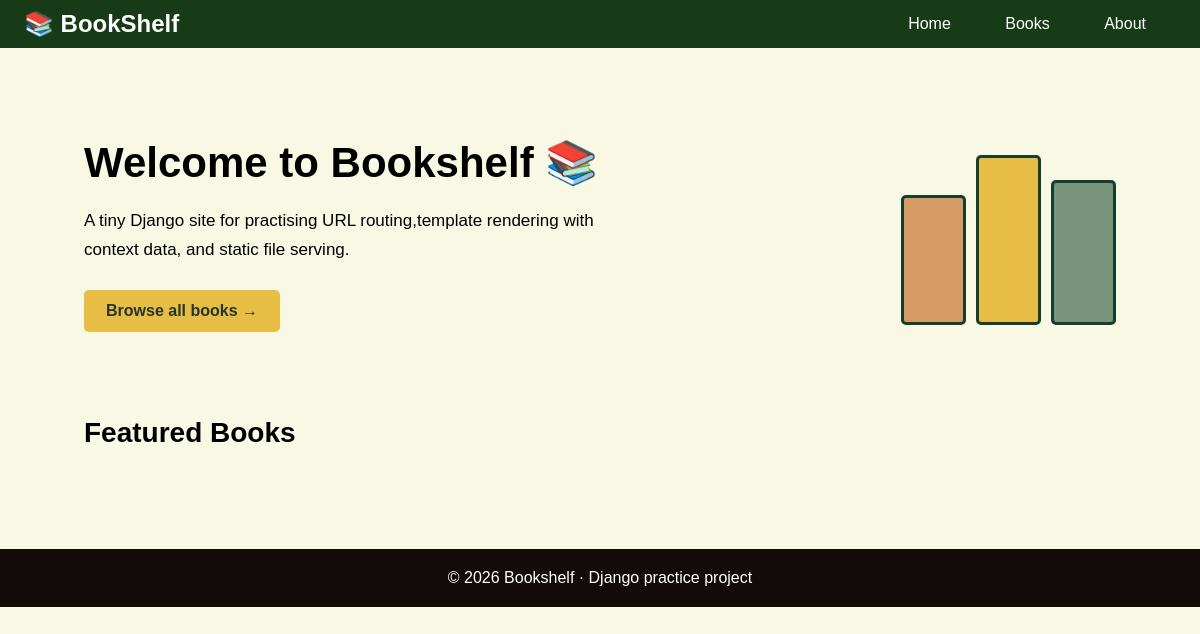
The app's page /, older data.
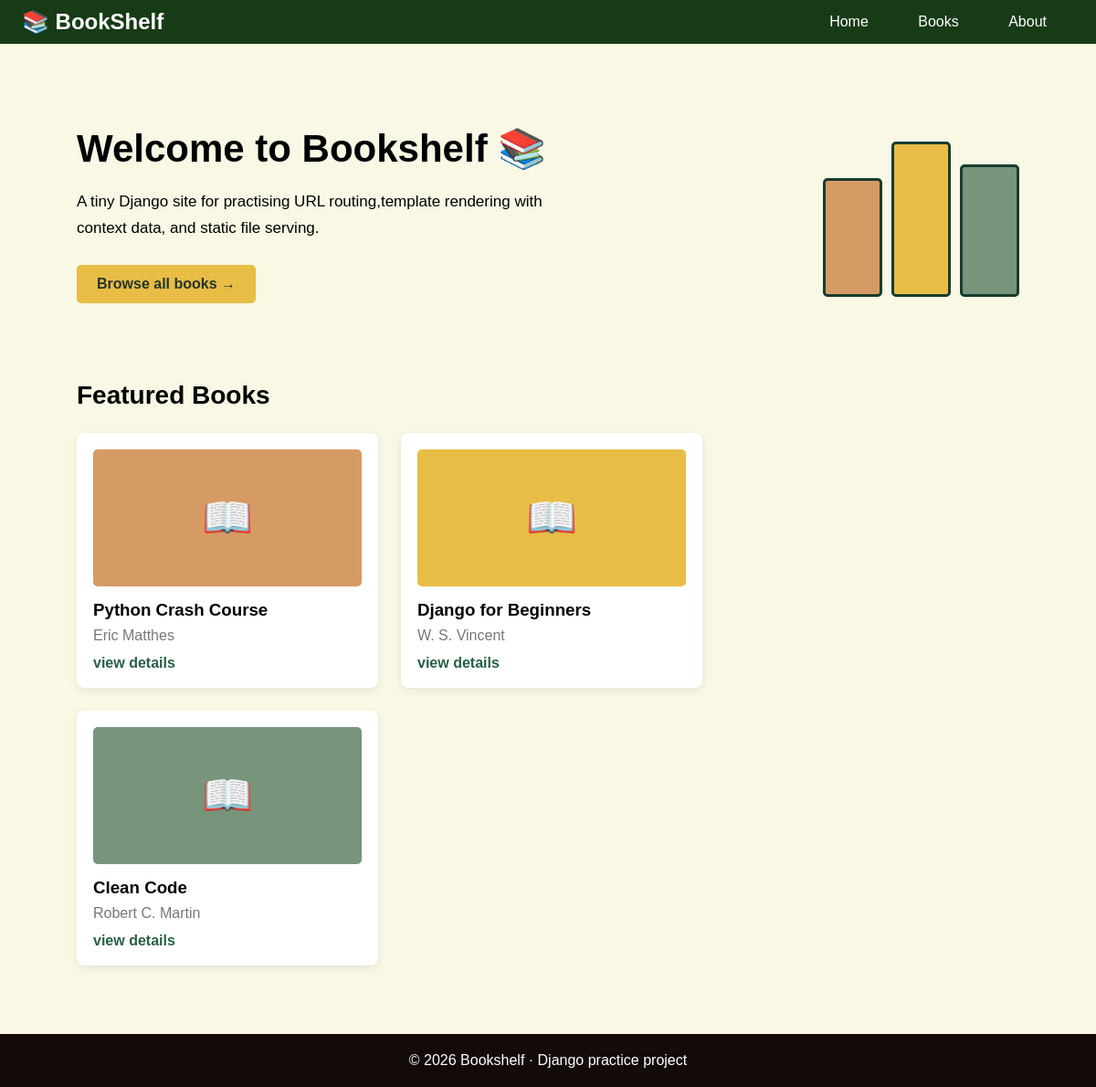
The same page, newer data.
### books/models.py (models this page shows, shortened)
class Book(models.Model):
    title = models.CharField(max_length=200)
    author = models.CharField(max_length=100)
    category = models.CharField(max_length=100)
    year = models.IntegerField()

### books/views.py (the view)
# urls.py: 2. Add a URL to urlpatterns:  path('', views.home, name='home')
def home(request):
    books=Book.objects.all()
    featured=books[:3]
    return render(request, 'books/home.html',{'featured':featured})

### books/templates/books/home.html
{% extends 'books/base.html' %}
{% load static %}
{% block content %}
<link rel="stylesheet" href="{% static 'books/home.css' %}">
<section class="hero">
    <div class="hero-text">
        <h1>Welcome to Bookshelf 📚</h1>
        <p> A tiny Django site for practising URL routing,template rendering with context data, and static file serving.</p>
        <a href="/books" class="browse-btn">Browse all books →</a>
    </div>
      <div class="hero-image">
        <div class="book book-one"></div>
        <div class="book book-two"></div>
        <div class="book book-three"></div>
    </div>
</section>
<section class="featured">
    <h2>Featured Books</h2>
    <div class="book-container">
       {% for book in featured %}
       <div class="book-card">
            <div class="book-cover"> 📖 </div>
            <h3>{{ book.title }}</h3>
            <p>{{book.author}}</p>
            <a href="#">view details</a>
       </div>
       {% endfor %}
    </div>
</section>
{% endblock %}

Row changes from the older to the newer data that the page shows:
added Book: title "Python Crash Course", author "Eric Matthes"
added Book: title "Django for Beginners", author "W. S. Vincent"
added Book: title "Clean Code", author "Robert C. Martin"
